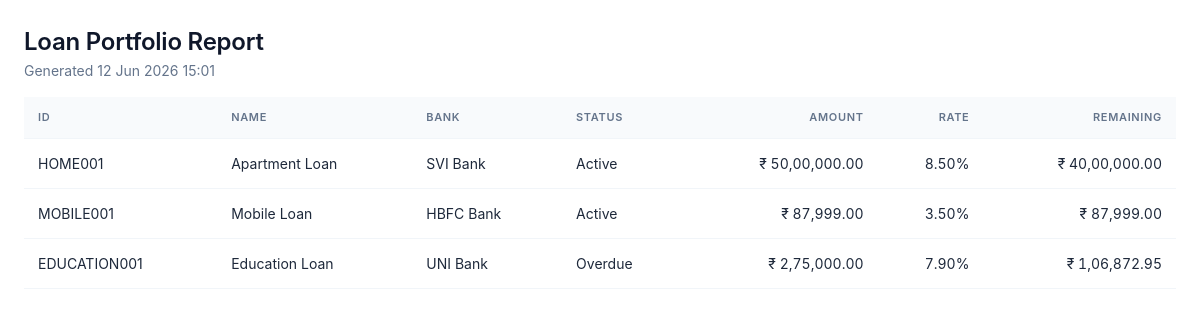
The page /reports/print (signed in) on the database as committed earlier.
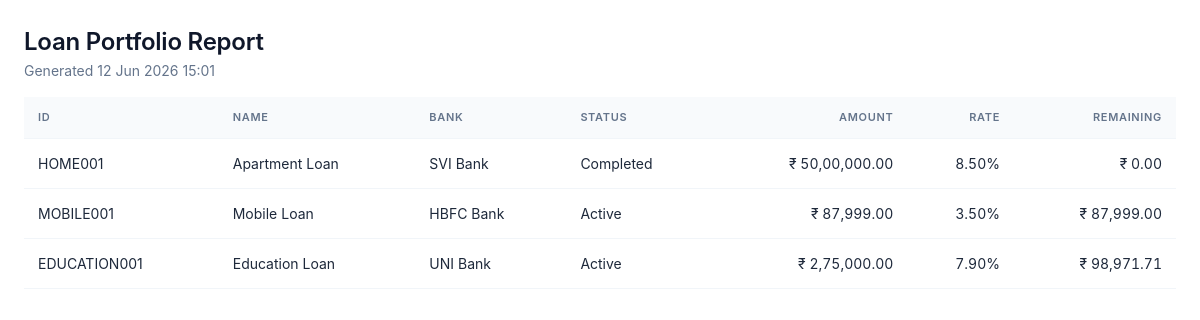
The same page on the database as committed later.
### app/models.py (models this page shows, shortened)
class Loan(db.Model):
    __tablename__ = "loans"
    id = db.Column(db.Integer, primary_key=True)
    user_id = db.Column(db.Integer, db.ForeignKey("users.id"), nullable=False, index=True)
    loan_id = db.Column(db.String(40), nullable=False, index=True)  # manual unique per user
    loan_name = db.Column(db.String(120), nullable=False)
    loan_category = db.Column(db.String(50), nullable=False, default="Personal")
    bank_name = db.Column(db.String(120), nullable=False)
    loan_amount = db.Column(db.Float, nullable=False)
    interest_rate = db.Column(db.Float, nullable=False)  # annual %
    down_payment = db.Column(db.Float, default=0)
    custom_emi = db.Column(db.Float, nullable=True)
    start_date = db.Column(db.Date, nullable=False)
    tenure_months = db.Column(db.Integer, nullable=False)
    loan_status = db.Column(db.String(20), default="Active", index=True)
    remaining_balance = db.Column(db.Float, default=0)
    completion_percentage = db.Column(db.Float, default=0)
    is_archived = db.Column(db.Boolean, default=False, index=True)
    balloon_date = db.Column(db.Date, nullable=True)
    balloon_amount = db.Column(db.Float, nullable=True)
    notes = db.Column(db.Text)
    closed_at = db.Column(db.DateTime, nullable=True)
    final_amount = db.Column(db.Float, nullable=True)
    closure_notes = db.Column(db.Text, nullable=True)
    created_at = db.Column(db.DateTime, default=datetime.utcnow)
    updated_at = db.Column(db.DateTime, default=datetime.utcnow, onupdate=datetime.utcnow)
    schedules = db.relationship("Schedule", backref="loan", lazy="dynamic",
                                cascade="all, delete-orphan", order_by="Schedule.month_index")
    __table_args__ = (db.UniqueConstraint("user_id", "loan_id", name="uq_user_loanid"),)

class User(UserMixin, db.Model):
    __tablename__ = "users"
    id = db.Column(db.Integer, primary_key=True)
    full_name = db.Column(db.String(120), nullable=False)
    username = db.Column(db.String(64), unique=True, nullable=False, index=True)
    email = db.Column(db.String(160), unique=True, nullable=False, index=True)
    password_hash = db.Column(db.String(256), nullable=False)
    preferred_currency = db.Column(db.String(8), default="INR")
    preferred_date_format = db.Column(db.String(20), default="%d %b %Y")
    created_at = db.Column(db.DateTime, default=datetime.utcnow)
    loans = db.relationship("Loan", backref="owner", lazy="dynamic", cascade="all, delete-orphan")

### app/blueprints/reports.py (the view)
@reports_bp.route("/print")
@login_required
def print_view():
    loans = current_user.loans.all()
    return render_template("reports/print.html", loans=loans)

### app/templates/reports/print.html
<!doctype html>
<html><head><meta charset="utf-8"><title>Loan Report</title>
<link rel="stylesheet" href="{{ url_for('static', filename='css/styles.css') }}">
<style>body{background:#fff;padding:24px}</style></head>
<body onload="window.print()">
<h1>Loan Portfolio Report</h1>
<p style="color:var(--slate-500)">Generated {{ now.strftime('%d %b %Y %H:%M') }}</p>
<table class="tbl" style="margin-top:16px">
<thead><tr><th>ID</th><th>Name</th><th>Bank</th><th>Status</th><th class="num">Amount</th><th class="num">Rate</th><th class="num">Remaining</th></tr></thead>
<tbody>{% for l in loans %}<tr><td>{{ l.loan_id }}</td><td>{{ l.loan_name }}</td><td>{{ l.bank_name }}</td>
<td>{{ l.loan_status }}</td><td class="num">{{ l.loan_amount|money }}</td>
<td class="num">{{ '%.2f'|format(l.interest_rate) }}%</td><td class="num">{{ l.remaining_balance|money }}</td></tr>{% endfor %}</tbody></table>
</body></html>

Rows that differ between the two databases and show on the page:
changed Loan "HOME001": loan_status "Active" → "Completed"; remaining_balance "₹ 40,00,000.00" → "₹ 0.00"
changed Loan "EDUCATION001": loan_status "Overdue" → "Active"; remaining_balance "₹ 1,06,872.95" → "₹ 98,971.71"
